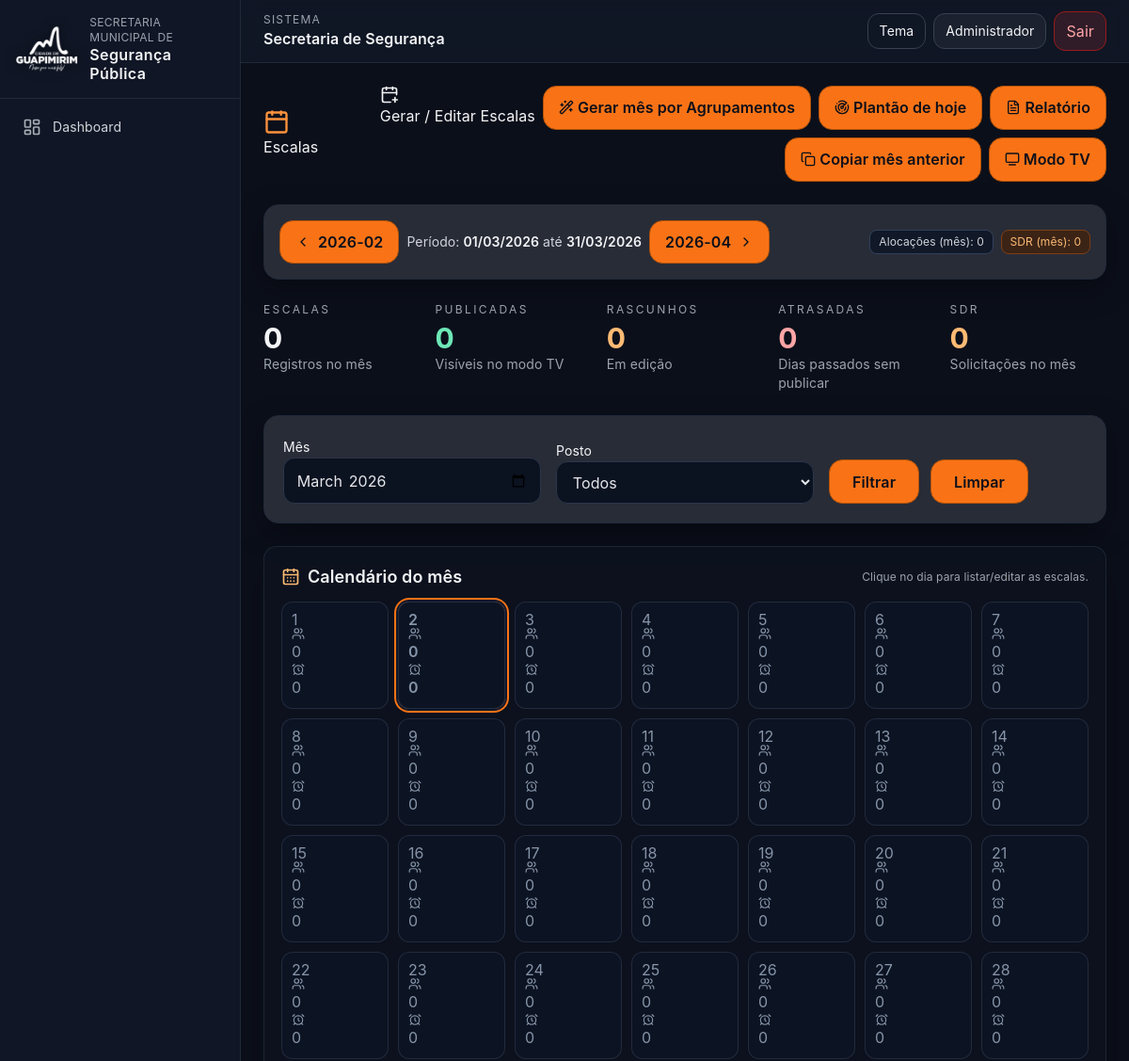
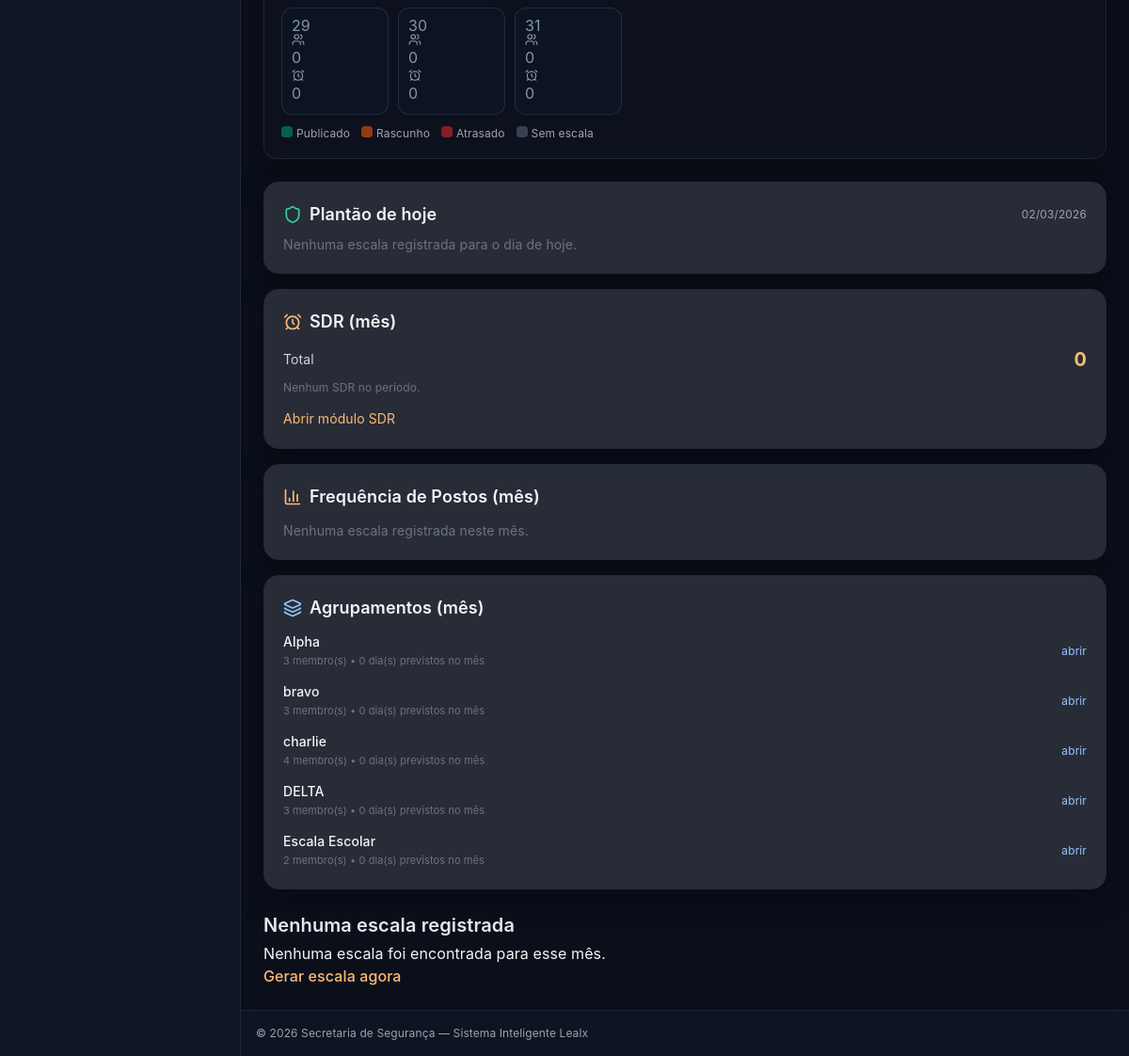
The page /modules/schedules/index.php (signed in) on the database its author committed (2 pictures, top to bottom).
### tables this page shows
CREATE TABLE `groups` (
  `id` int(11) NOT NULL,
  `name` varchar(80) NOT NULL,
  `description` varchar(200) DEFAULT NULL
);

### core/utils.php (called while the page is built, shortened)
<?php
function h($v){ return htmlspecialchars((string)$v, ENT_QUOTES, 'UTF-8'); }

### modules/schedules/index.php (the view, shortened to what this page needs)
<?php
require __DIR__.'/../../core/db.php';
require __DIR__.'/../../core/utils.php';
if (isset($pdo) && $pdo instanceof PDO) {
  $pdo->setAttribute(PDO::ATTR_ERRMODE, PDO::ERRMODE_EXCEPTION);
}
$today   = date('Y-m-d');
$month   = $_GET['month'] ?? date('Y-m');
$post_id = $_GET['post_id'] ?? '';
$firstDay = $month . '-01';
$lastDay  = date('Y-m-t', strtotime($firstDay));
$prevMonth = date('Y-m', strtotime($firstDay.' -1 month'));
$nextMonth = date('Y-m', strtotime($firstDay.' +1 month'));
$where  = "sd.ref_date BETWEEN ? AND ?";
$params = [$firstDay, $lastDay];
$st = $pdo->prepare("
  SELECT sd.id, sd.ref_date, sd.published, sd.post_id,
         COALESCE(p.name,'—') AS post
  FROM schedule_days sd
  LEFT JOIN posts p ON p.id = sd.post_id
  WHERE $where
  ORDER BY sd.ref_date ASC, p.name ASC
");
$st->execute($params);
$days = $st->fetchAll();
$lookup = [];
$totalAssignmentsMonth = 0;
$postCount = [];
$sdrMonthTotal = 0;
$sdrByDate   = [];
$sdrByStatus = [];
$todaySummary = [];
try {
  $stToday = $pdo->prepare("
    SELECT sd.id,
           COALESCE(p.name,'—') AS post,
           sd.published,
           COUNT(sa.id) AS total_agents
    FROM schedule_days sd
    LEFT JOIN posts p ON p.id = sd.post_id
    LEFT JOIN shift_assignments sa ON sa.schedule_day_id = sd.id
    WHERE sd.ref_date = ?
    GROUP BY sd.id, sd.published, p.name
    ORDER BY p.name
  ");
  $stToday->execute([$today]);
  $todaySummary = $stToday->fetchAll();
} catch (Throwable $e) {
  $todaySummary = [];
}
$totalRows = count($days);
$published = count(array_filter($days, fn($d) => (int)$d['published'] === 1));
$late      = count(array_filter($days, fn($d) => (int)$d['published'] === 0 && $d['ref_date'] < $today));
$drafts    = max(0, $totalRows - $published - $late);
$groupsInfo = [];
$groupMembersCount = [];
$groupPlannedDays  = [];
try {
  $groupsInfo = $pdo->query("SELECT id, name FROM groups ORDER BY name")->fetchAll();
  $stGM = $pdo->query("SELECT group_id, COUNT(*) AS cnt FROM group_members GROUP BY group_id");
  foreach ($stGM->fetchAll() as $r) {
    $groupMembersCount[(int)$r['group_id']] = (int)$r['cnt'];
  }
} catch (Throwable $e) {
  $groupsInfo = [];
}
$daysInMonth      = (int)date('t', strtotime($firstDay));
require __DIR__.'/../../inc/header.php';
?>
<div class="flex items-center justify-between mb-6">
  <h1 class="page-title">
    <i data-lucide="calendar" class="w-7 h-7 text-orange-400"></i>
    Escalas
  </h1>
  <div class="flex flex-wrap gap-2 justify-end">
    <a href="builder.php" class="action-button">
      <i data-lucide="calendar-plus" class="h-5 w-5"></i> Gerar / Editar Escalas
    </a>
    <button id="btnGenGroups" class="btn btn-muted flex items-center gap-1">
      <i data-lucide="wand-2" class="h-4 w-4"></i> Gerar mês por Agrupamentos
    </button>
    <a href="daily_overview.php" class="btn btn-muted flex items-center gap-1">
      <i data-lucide="radar" class="h-4 w-4"></i> Plantão de hoje
    </a>
    <a href="report.php?month=<?=h($month)?>" class="btn btn-muted flex items-center gap-1">
      <i data-lucide="file-text" class="h-4 w-4"></i> Relatório
    </a>
    <a href="copy_month.php?month=<?=h($month)?>" class="btn btn-muted flex items-center gap-1"
       onclick="return confirm('Copiar escalas do mês anterior para este mês?');">
      <i data-lucide="copy" class="h-4 w-4"></i> Copiar mês anterior
    </a>
    <a href="tv.php" target="_blank" class="btn btn-muted flex items-center gap-1">
      <i data-lucide="tv-2" class="h-4 w-4"></i> Modo TV
    </a>
  </div>
</div>
<div class="card p-4 mb-6 flex flex-wrap items-center justify-between gap-3">
  <div class="flex items-center gap-2">
    <a class="btn btn-muted"
       href="index.php?month=<?=h($prevMonth)?><?= $post_id!=='' ? '&post_id='.h($post_id) : '' ?>">
      <i data-lucide="chevron-left" class="h-4 w-4"></i> <?=h($prevMonth)?>
    </a>
    <div class="text-sm text-gray-300">
      Período:
      <span class="font-semibold text-gray-100"><?=date('d/m/Y', strtotime($firstDay))?></span> até
      <span class="font-semibold text-gray-100"><?=date('d/m/Y', strtotime($lastDay))?></span>
    </div>
    <a class="btn btn-muted"
       href="index.php?month=<?=h($nextMonth)?><?= $post_id!=='' ? '&post_id='.h($post_id) : '' ?>">
      <?=h($nextMonth)?> <i data-lucide="chevron-right" class="h-4 w-4"></i>
    </a>
  </div>
  <div class="flex flex-wrap items-center gap-2 text-xs">
    <span class="badge blue">Alocações (mês): <?= (int)$totalAssignmentsMonth ?></span>
    <span class="badge orange">SDR (mês): <?= (int)$sdrMonthTotal ?></span>
  </div>
</div>
<div class="grid md:grid-cols-5 gap-4 mb-6">
  <div class="card-resume">
    <div class="text-xs text-gray-400 uppercase tracking-[0.2em] mb-1">Escalas</div>
    <div class="text-3xl font-bold"><?= (int)$totalRows ?></div>
    <div class="text-sm text-gray-400">Registros no mês</div>
  </div>
  <div class="card-resume">
    <div class="text-xs text-gray-400 uppercase tracking-[0.2em] mb-1">Publicadas</div>
    <div class="text-3xl font-bold text-emerald-300"><?= (int)$published ?></div>
    <div class="text-sm text-gray-400">Visíveis no modo TV</div>
  </div>
  <div class="card-resume">
    <div class="text-xs text-gray-400 uppercase tracking-[0.2em] mb-1">Rascunhos</div>
    <div class="text-3xl font-bold text-orange-300"><?= (int)$drafts ?></div>
    <div class="text-sm text-gray-400">Em edição</div>
  </div>
  <div class="card-resume">
    <div class="text-xs text-gray-400 uppercase tracking-[0.2em] mb-1">Atrasadas</div>
    <div class="text-3xl font-bold text-red-300"><?= (int)$late ?></div>
    <div class="text-sm text-gray-400">Dias passados sem publicar</div>
  </div>
  <div class="card-resume">
    <div class="text-xs text-gray-400 uppercase tracking-[0.2em] mb-1">SDR</div>
    <div class="text-3xl font-bold text-orange-300"><?= (int)$sdrMonthTotal ?></div>
    <div class="text-sm text-gray-400">Solicitações no mês</div>
  </div>
</div>
<div class="card p-5 mb-6">
  <form method="get" class="grid md:grid-cols-3 gap-4 items-end">
    <div>
      <label class="text-sm">Mês</label>
      <input name="month" type="month" class="input" value="<?= h($month) ?>">
    </div>
    <div>
      <label class="text-sm">Posto</label>
      <select name="post_id" class="select">
        <option value="">Todos</option>
      </select>
    </div>
    <div class="flex gap-3">
      <button class="btn px-6">Filtrar</button>
      <a href="index.php" class="btn btn-muted px-6">Limpar</a>
    </div>
  </form>
</div>
<div class="grid xl:grid-cols-3 gap-6 mb-6">
  <div class="calendar-container xl:col-span-2">
    <div class="flex items-center justify-between mb-3">
      <h2 class="text-lg font-semibold flex items-center gap-2">
        <i data-lucide="calendar-days" class="h-5 w-5 text-orange-300"></i>
        Calendário do mês
      </h2>
      <div class="text-xs text-gray-400">Clique no dia para listar/editar as escalas.</div>
    </div>
    <div class="calendar-grid">
      <?php for ($day = 1; $day <= $daysInMonth; $day++):
        $date = $month . '-' . str_pad($day, 2, '0', STR_PAD_LEFT);
        $rows = $lookup[$date] ?? [];
        if (!$rows) $status = 'none';
        $isToday = ($date === $today);
        $extra   = $isToday ? ' ring-2 ring-orange-500 ring-offset-2 ring-offset-slate-900 font-semibold' : '';
        $assignDay = 0;
        $sdrDay = $sdrByDate[$date] ?? 0;
        $postsLabel = '';
      ?>
        <div class="calendar-day calday status-<?=$status?><?=$extra?>"
             data-date="<?=$date?>"
             data-posts="<?=h($postsLabel ?: 'Sem posto')?>"
             onclick="openDayPicker(this)">
          <div class="text-base leading-none"><?=$day?></div>
          <div class="day-micro">
            <span class="day-chip" title="Alocações do dia">
              <i data-lucide="users" class="w-3.5 h-3.5"></i>
              <span><?= (int)$assignDay ?></span>
            </span>
            <span class="day-chip" title="SDR do dia">
              <i data-lucide="alarm-clock" class="w-3.5 h-3.5"></i>
              <span><?= (int)$sdrDay ?></span>
            </span>
          </div>
        </div>
      <?php endfor; ?>
    </div>
    <div class="mt-3 text-xs text-gray-400 flex flex-wrap gap-3">
      <span><span class="inline-block w-3 h-3 rounded bg-emerald-600/60 mr-1"></span>Publicado</span>
      <span><span class="inline-block w-3 h-3 rounded bg-orange-600/60 mr-1"></span>Rascunho</span>
      <span><span class="inline-block w-3 h-3 rounded bg-red-600/60 mr-1"></span>Atrasado</span>
      <span><span class="inline-block w-3 h-3 rounded bg-gray-700 mr-1"></span>Sem escala</span>
    </div>
  </div>
  <div class="flex flex-col gap-4">
    <div class="card p-5">
      <div class="flex items-center justify-between mb-2">
        <h2 class="text-lg font-semibold flex items-center gap-2">
          <i data-lucide="shield" class="h-5 w-5 text-emerald-400"></i>
          Plantão de hoje
        </h2>
        <span class="text-xs text-gray-400"><?=date('d/m/Y', strtotime($today));?></span>
      </div>
      <?php if(!$todaySummary): ?>
        <p class="text-sm text-gray-500">Nenhuma escala registrada para o dia de hoje.</p>
      <?php endif; ?>
    </div>
    <div class="card p-5">
      <h2 class="text-lg font-semibold mb-3 flex items-center gap-2">
        <i data-lucide="alarm-clock" class="h-5 w-5 text-orange-300"></i>
        SDR (mês)
      </h2>
      <div class="flex items-center justify-between">
        <div class="text-sm text-gray-300">Total</div>
        <div class="text-xl font-bold text-orange-300"><?= (int)$sdrMonthTotal ?></div>
      </div>
      <?php if($sdrByStatus): ?>
        <div class="mt-3 space-y-2 text-sm">
          <?php foreach($sdrByStatus as $stt => $cnt): ?>
            <div class="flex items-center justify-between border-b border-slate-800/70 pb-1 last:border-0 last:pb-0">
              <div class="text-gray-300"><?=h($stt)?></div>
              <div class="text-gray-100 font-semibold"><?= (int)$cnt ?></div>
            </div>
          <?php endforeach; ?>
        </div>
      <?php else: ?>
        <div class="mt-2 text-xs text-gray-500">Nenhum SDR no período.</div>
      <?php endif; ?>
      <div class="mt-3">
        <a class="text-orange-300 hover:underline text-sm" href="/modules/overtime/?month=<?=h($month)?>">
          Abrir módulo SDR
        </a>
      </div>
    </div>
    <div class="card p-5">
      <h2 class="text-lg font-semibold mb-3 flex items-center gap-2">
        <i data-lucide="bar-chart-3" class="h-5 w-5 text-orange-300"></i>
        Frequência de Postos (mês)
      </h2>
      <?php if(!$postCount): ?>
        <div class="text-gray-500 text-sm">Nenhuma escala registrada neste mês.</div>
      <?php endif; ?>
    </div>
    <div class="card p-5">
      <h2 class="text-lg font-semibold mb-3 flex items-center gap-2">
        <i data-lucide="layers" class="h-5 w-5 text-blue-300"></i>
        Agrupamentos (mês)
      </h2>
      <?php if(!$groupsInfo): ?>
        <div class="text-gray-500 text-sm">Nenhum agrupamento encontrado.</div>
      <?php else: ?>
        <div class="space-y-2 text-sm">
          <?php foreach($groupsInfo as $g): $gid=(int)$g['id']; ?>
            <div class="flex items-center justify-between border-b border-slate-800/70 pb-1 last:border-0 last:pb-0">
              <div>
                <div class="font-medium text-gray-100"><?=h($g['name'])?></div>
                <div class="text-[11px] text-gray-500">
                  <?= (int)($groupMembersCount[$gid] ?? 0) ?> membro(s) •
                  <?= (int)($groupPlannedDays[$gid] ?? 0) ?> dia(s) previstos no mês
                </div>
              </div>
              <a class="text-xs text-blue-300 hover:underline" href="/modules/groups/">abrir</a>
            </div>
          <?php endforeach; ?>
        </div>
      <?php endif; ?>
    </div>
  </div>
</div>
<?php if (!$days): ?>
  <div class="empty-box">
    <div class="text-xl font-semibold text-gray-200 mb-1">Nenhuma escala registrada</div>
    <p>Nenhuma escala foi encontrada para esse mês.</p>
    <a href="builder.php" class="text-orange-300 hover:underline font-medium">Gerar escala agora</a>
  </div>
<?php endif; ?>
<?php require __DIR__.'/../../inc/footer.php'; ?>

### rows shown on the page
groups: name "Alpha", gid "3", id "0"
groups: name "bravo", id "3", id "0"
groups: name "charlie", gid "4", id "0"
groups: name "DELTA", gid "3", id "0"
groups: name "Escala Escolar", id "2", id "0"

### other values the page prints
$label "Dashboard"
$uname "Administrador"
$prevMonth "2026-02"
date('d/m/Y', strtotime($firstDay)) "01/03/2026"
date('d/m/Y', strtotime($lastDay)) "31/03/2026"
$nextMonth "2026-04"
$totalAssignmentsMonth "0"
$sdrMonthTotal "0"
$totalRows "0"
$published "0"
$drafts "0"
$late "0"
$assignDay "0"
$sdrDay "0"
date('d/m/Y', strtotime($today)) "02/03/2026"
